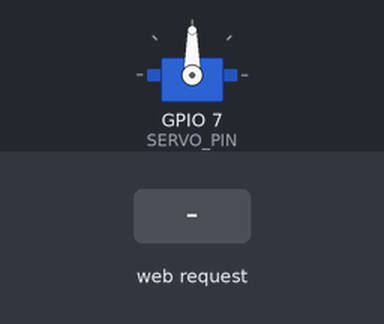
A sketch run on a simulated ESP32-C3. Shown: servo. The test bench sets the inputs (shaded band). What the sketch prints to the serial monitor is not drawn.

Above: at 1.2 s.
1.3 s: HTTP request GET /servo/0 received
At 2.3 s:
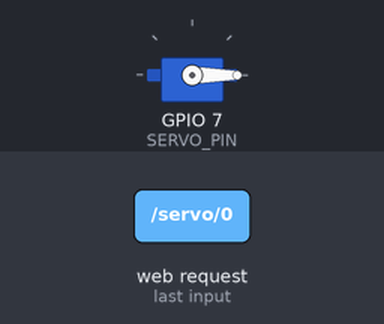
2.8 s: HTTP request GET /servo/180 received
At 3.4 s:
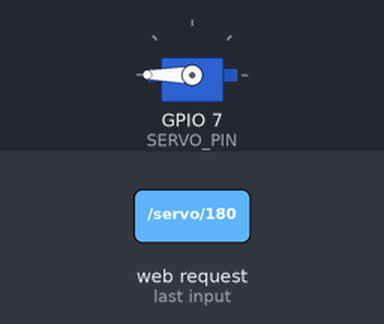
4.3 s: HTTP request GET /servo/90 received
At 4.6 s:
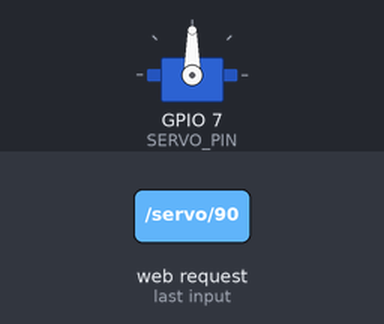
5.8 s: HTTP request GET /servo/270 received
At 6.9 s:
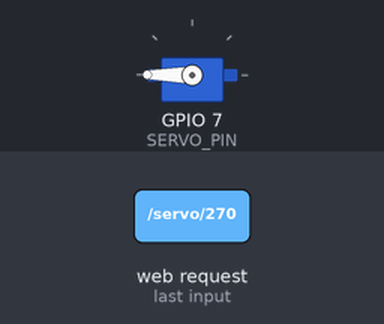
Timing chart, 0 to 8.3 s (numbered marks = the images above; inputs shaded):
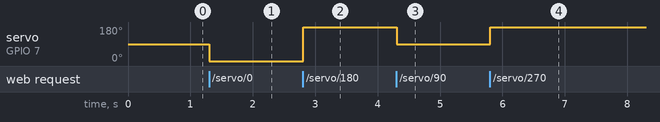

Measured:
- after the input at 1.3 s, servo on GPIO 7 (SERVO_PIN): 90° → 0° at once
- after the input at 2.8 s, servo on GPIO 7 (SERVO_PIN): 0° → 180° at once
- after the input at 4.3 s, servo on GPIO 7 (SERVO_PIN): 180° → 90° at once
- after the input at 5.8 s, servo on GPIO 7 (SERVO_PIN): 90° → 180° at once

The sketch:

3_serverServo.ino
```cpp
/*
  DM3014 Interactive Devices, Ashley Hi 2026
  Week 9 - Remote Interfaces
  ESP32-C3 Server Servo Control
  Move a 180° servo motor over web server.
  Additional Components: Servo Motor
*/

// ====== Reference Libraries ======
#include <WiFi.h>
#include <ESP32Servo.h>

// ====== Network Credentials ======
const char* ssid     = "NAOKO_COOL"; // *** edit AP name here
const char* password = "12345678";         // *** edit password here

// ====== Network Settings ======
WiFiServer server(80);
String header;        // variable stores HTTP request
int servo_angle = 90; // variable stores current servo angle (0-180)

// ====== Assign Servo Pin ======
#define SERVO_PIN 7
Servo myServo;

// ====== Webpage ======
// *** edit the page here, written exactly like a normal HTML file
// %ANGLE% is a placeholder: it gets swapped for the current servo angle,
const char webpage[] = R"HTML(
<!DOCTYPE html>
<html>
<head>
  <meta name="viewport" content="width=device-width, initial-scale=1">
  <link rel="icon" href="data:,">
  <style>
    html { font-family: Comic Sans; text-align: left; }
    .button {
      background-color: #92D4CD;
      color: #FCF5DE;
      border: none;
      padding: 16px 16px;
      font-size: 30px;
      margin: 2px;
      cursor: pointer;
      border-radius: 12px;
    }
    h1{
       text-align: center;
        color: #92D4CD;
        font-family:Segoe UI;
    }
    body{
      background-color: #3A2111;
    }
    .status-text{
      background-color: #F24B14;
      text-align: center;
      padding: 10px;
      border-radius: 8px;
    }
  </style>
</head>
<body>
  <h1>ESP32 Web Server</h1>
  <p class="status-text">Angle of served - %ANGLE%&deg;</p>

  <!-- add more angles by copying a line and changing both numbers -->
  <p>
    <a href="/servo/0"><button class="button">0&deg;</button></a>
    <a href="/servo/90"><button class="button">90&deg;</button></a>
    <a href="/servo/180"><button class="button">180&deg;</button></a>
    <a href="/servo/270"><button class="button">270&deg;</button></a>
    <a href="/servo/360"><button class="button">360&deg;</button></a>
  </p>
</body>
</html>
)HTML";

void setup() {
  // ====== Setup Serial Monitor ======
  Serial.begin(115200);

  // ====== Setup Servo ======
  myServo.setPeriodHertz(50);           // standard servos expect 50 Hz
  myServo.attach(SERVO_PIN, 500, 2400); // pulse width range in microseconds
  myServo.write(servo_angle);           // move to start position

  // ====== Setup ESP as Access Point ======
  Serial.print("Setting AP (Access Point)…");
  WiFi.softAP(ssid, password);
  IPAddress IP = WiFi.softAPIP();
  Serial.print("IP Address: ");
  Serial.println(IP);
  server.begin();
}

void loop(){
  WiFiClient client = server.available(); // listen for incoming clients
  if (client) {                           // if a new client connects
    Serial.println("New Client");
    String currentLine = "";
    unsigned long startTime = millis();   // note when client connected (for timeout)
    while (client.connected() && millis() - startTime < 2000) { // set a 2s timeout
      if (client.available()) {           // if there's bytes to read from the client
        char c = client.read();           // read a byte
        Serial.write(c);
        header += c;
        if (c == '\n') {
          if (currentLine.length() == 0) {
            // ====== Setup Webpage ======
            client.println("HTTP/1.1 200 OK");
            client.println("Content-type:text/html");
            client.println("Connection: close");
            client.println();

            // ====== Move Servo ======
            int pos = header.indexOf("GET /servo/");
            if (pos >= 0) {
              servo_angle = constrain(header.substring(pos + 11).toInt(), 0, 180); // read the number after /servo/
              Serial.println("servo to " + String(servo_angle));
              myServo.write(servo_angle);
            }

            // ====== Display HTML Webpage ======
            String page = webpage;                        // copy webpage from top of the sketch
            page.replace("%ANGLE%", String(servo_angle)); // fill in the current angle
            client.print(page);                           // send it to the browser
            client.println();                             // HTTP response ends with another blank line
            break;                                        // break out of the while loop
          } else {
            currentLine = "";
          }
        } else if (c != '\r') {
          currentLine += c;
        }
      }
    }
    header = "";   // clear the header variable
    client.stop(); // close the connection
    Serial.println("Client disconnected.");
    Serial.println("");
  }
}
```
